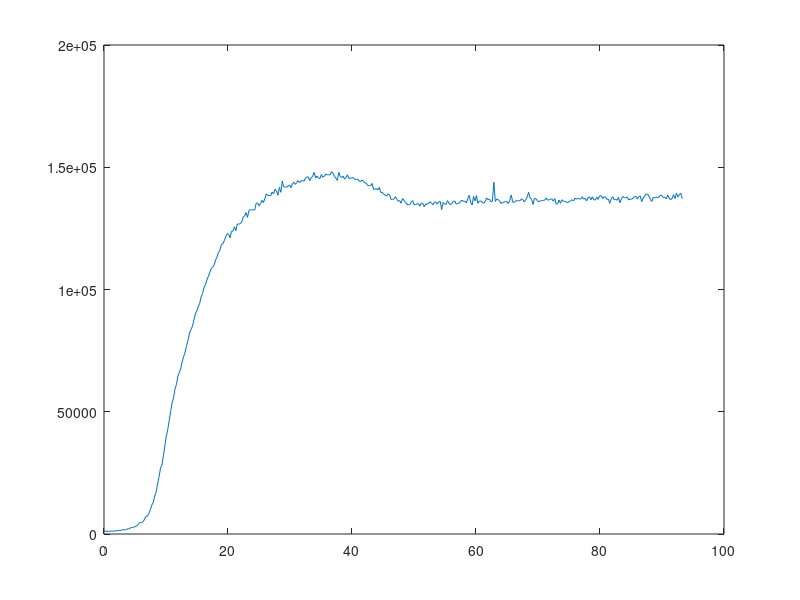

Recreate this plot in MATLAB. (Note: this script raises an error after producing the figure.)
%% main program
clear
clc

load CENPK21C_0410.mat

CENPK21C_diff_sucrose_pb = CENPK21C_0410.CENPK21C_diff_sucrose_pb;
T = CENPK21C_diff_sucrose_pb(1,4:end)';
ytrue = CENPK21C_diff_sucrose_pb(2,4:end)';
figure(1)
set(gcf,'position',[300,300,1500,1000]);
plot(T,ytrue);
hold on;

h = plot(T,nan*ytrue,'r');
set(h,'tag','solution');
x0 = [15 1 1e5];   
ub = [1000 10 1e7];        
lb = [0 0 0];         
F = @(x) COST(x,T,ytrue);
xout = fmincon(F,x0,[],[],[],[],lb,ub); 
legend({'Experimental Data','Fitted Data'},'FontSize',20,'Location','SouthEast');
xout(2)

%% cost function
function COST = COST(x,T,ytrue)
y0 = x(1);
r = x(2);
K = x(3);
% The cost function calls the ODE solver.
[tout,yout] = ode45(@dydt,T,y0,[],r,K);
COST = sum((yout - ytrue).^2);
h = findobj('tag','solution');
set(h,'ydata',yout);
title(['y0 = ' num2str(y0) '   ' 'r = ' num2str(r) '    K = ' num2str(K)],'FontSize',20);
set(gcf,'position',[300,300,1500,1000]);
drawnow;
end

%% ordinary differential equation
function yprime = dydt(t,y,r,K)
yprime = r*y*(1-y/K);
end
